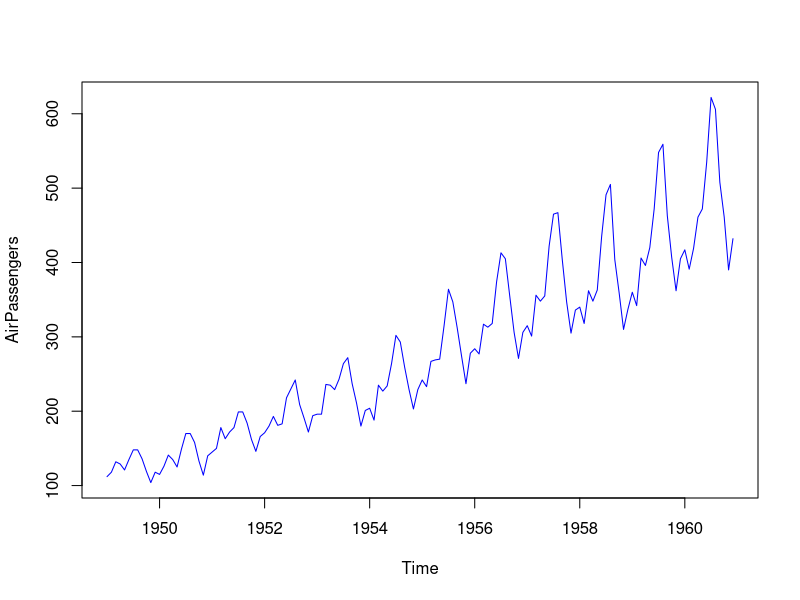
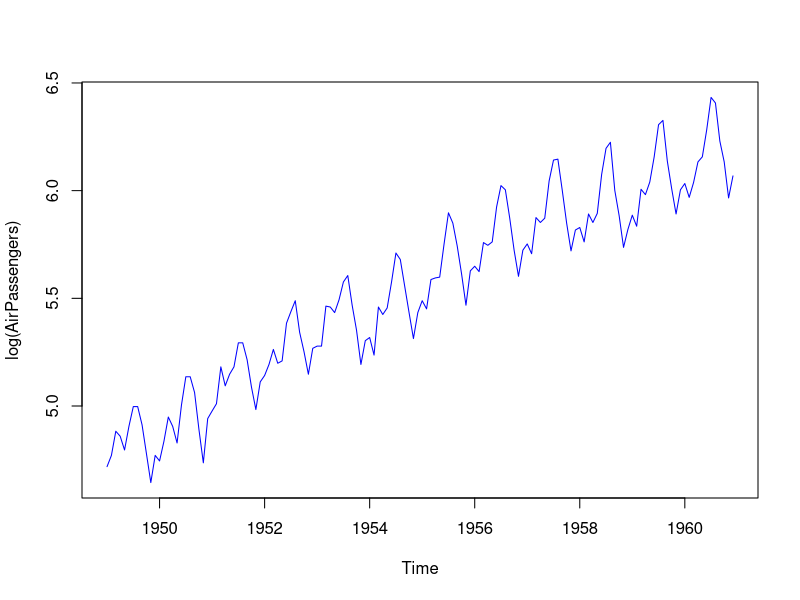
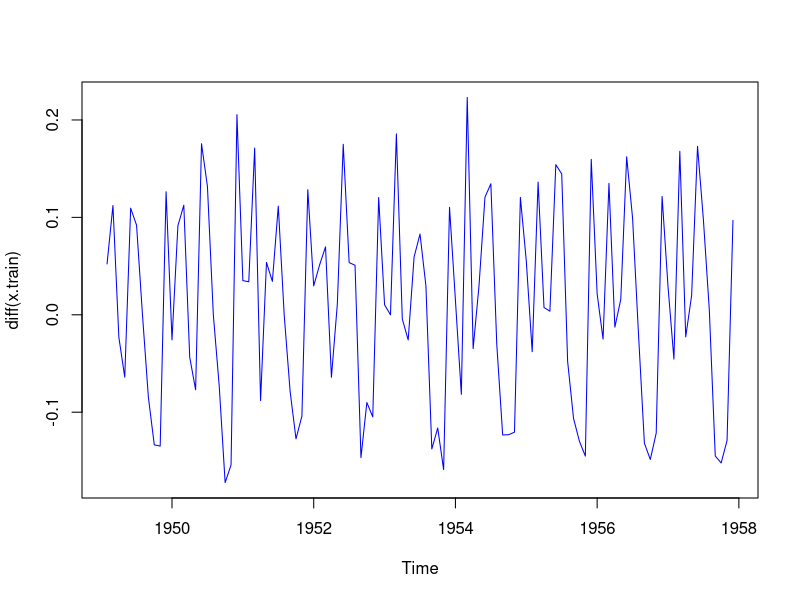
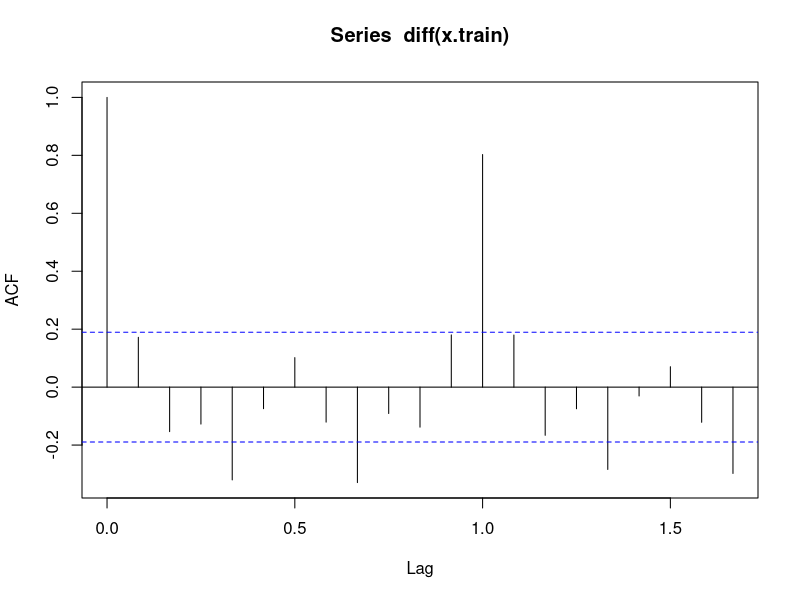
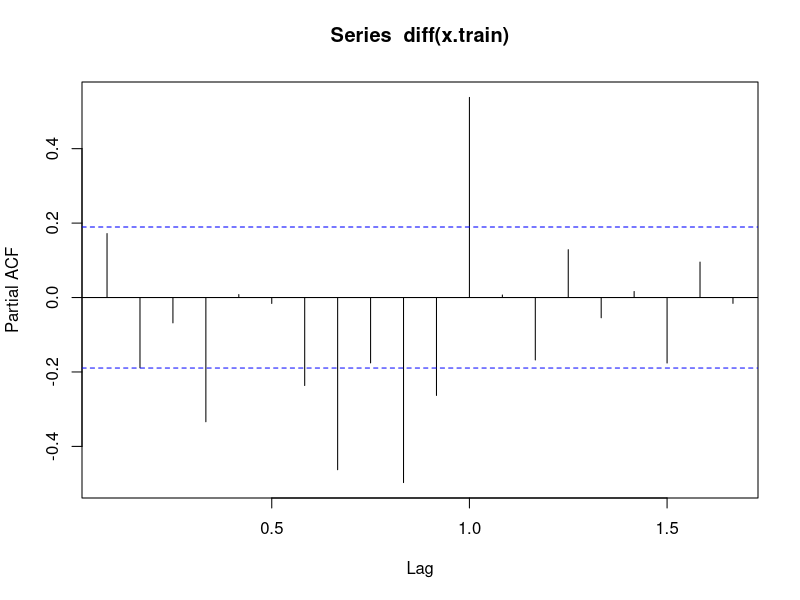
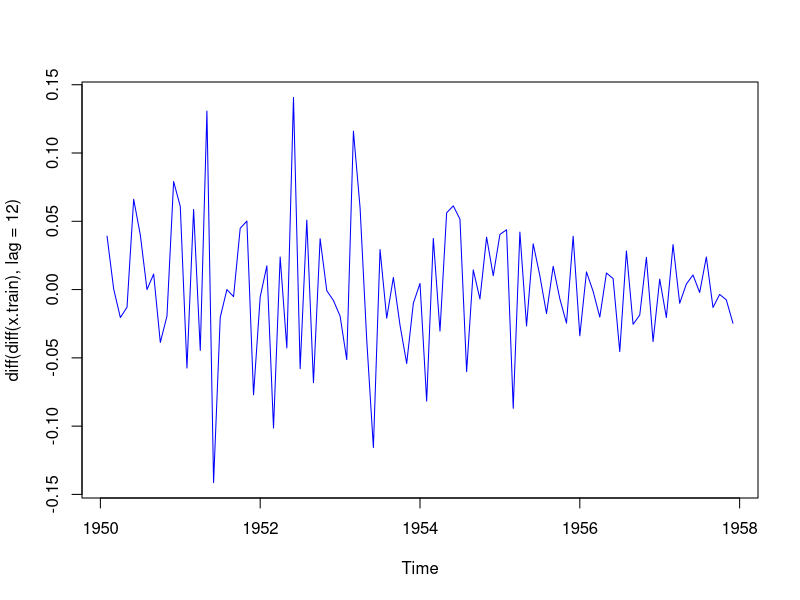
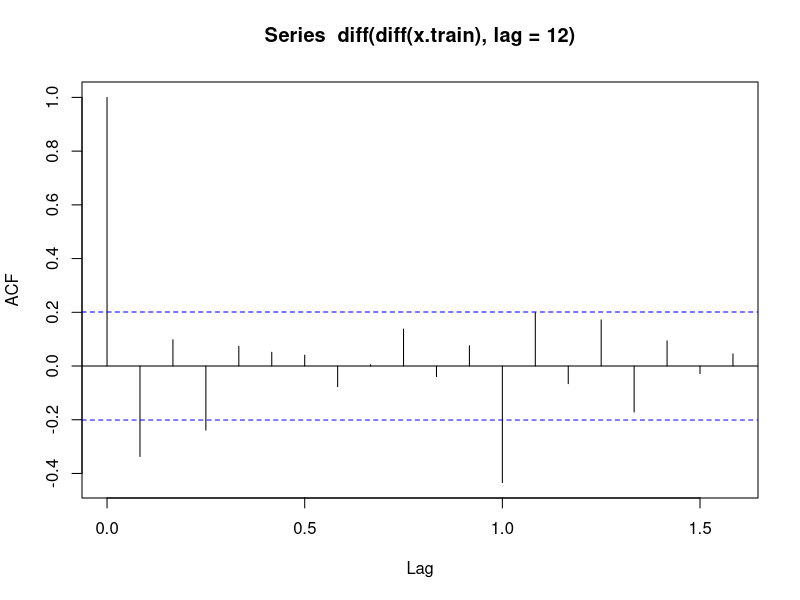
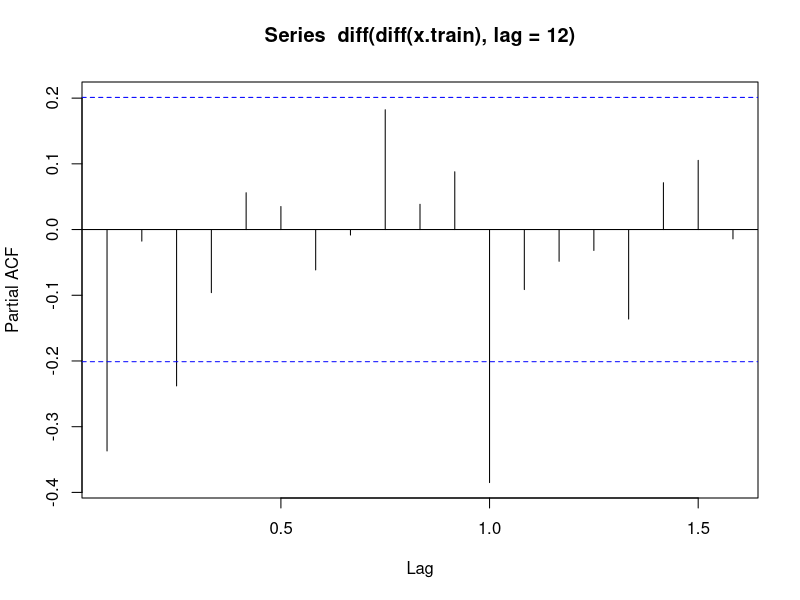

Write the R code that produced these figures, in order.
### SARIMAモデルによる datasets::AirPassengers の予測
require(tseries)
require(forecast)

## AirPassengersデータの読み込み
data(AirPassengers)
tsp(AirPassengers) # データの時間に関する情報を表示 (月ごとのデータ)
plot(AirPassengers,col="blue") # データの表示
plot(log(AirPassengers),col="blue") # 対数変換データの表示
## 対数変換により分散変動が安定化していることがわかる

## 以下では対数変換したデータを扱う
x.train <- window(log(AirPassengers),end=c(1957,12))  # 訓練データ
x.test  <- window(log(AirPassengers),start=c(1958,1)) # 試験データ

## まずトレンド(明らかな上昇傾向)について考察
## 階差を取ることにより定常化できるか検討
plot(diff(x.train),col="blue") 
acf(diff(x.train))  # 自己相関
pacf(diff(x.train)) # 偏自己相関
## lag=1(1年)に強い(偏)自己相関(季節成分)がある

## 季節成分について考察
## 12ヶ月で階差を取って同様に検討
plot(diff(diff(x.train),lag=12),col="blue")
acf(diff(diff(x.train),lag=12))  # 自己相関
pacf(diff(diff(x.train),lag=12)) # 偏自己相関
## lag=1/12,3/12,1 (1ヶ月，3ヶ月，1年)に偏自己相関が残っている

## SARIMAモデルの作成
## diff(diff(x.train),lag=12) =
##   MA(12(ただし係数は{1,3,12}が重要)), ARMA(1,12{1,3,12})
## あたりを考える必要がありそう
## 季節成分によるARMA項の指定はseasonalオプションを用いる
## 例えば seasonal=list(order=c(0,1,2),period=12) で
## 差分(1階)= e(t) + b(12)*e(t-12) + b(24)*e(t-24) のMA(2)モデルを指定
## orderとseasonal/orderでそれぞれ1ヶ月階差と12ヶ月階差を取ることに注意
## seasonalのperiodは既定値では時系列のfrequencyを用いるので通常は指定不要

## いくつかのモデルで推定を試みる
(est<-arima(x.train,order=c(0,1,1),seasonal=list(order=c(0,1,0))))
tsdiag(est) # 時系列モデルの診断図
(est<-arima(x.train,order=c(0,1,2),seasonal=list(order=c(0,1,0))))
tsdiag(est) # 時系列モデルの診断図
(est<-arima(x.train,order=c(0,1,3),seasonal=list(order=c(0,1,0))))
tsdiag(est) # 時系列モデルの診断図
(est<-arima(x.train,order=c(0,1,1),seasonal=list(order=c(0,1,1))))
tsdiag(est) # 時系列モデルの診断図
(est<-arima(x.train,order=c(0,1,2),seasonal=list(order=c(0,1,1))))
tsdiag(est) # 時系列モデルの診断図
(est<-arima(x.train,order=c(0,1,3),seasonal=list(order=c(0,1,1))))
tsdiag(est) # 時系列モデルの診断図
(est<-arima(x.train,order=c(1,1,0),seasonal=list(order=c(0,1,1))))
tsdiag(est) # 時系列モデルの診断図
(est<-arima(x.train,order=c(1,1,1),seasonal=list(order=c(0,1,1))))
tsdiag(est) # 時系列モデルの診断図

## 自動的にモデル選択を行う
sarimafit <- auto.arima(x.train,d=1,D=1)
tsdiag(sarimafit) # 時系列モデルの診断図
## 全データ(mydata)を用いた場合のAIC最小のモデルは以下となる
## arima(mydata,order=c(0,1,1),seasonal=list(order=c(0,1,1)))
## auto.arima(mydata) # 階差も自動的に選ぶことはできる

## 予測値と標準偏差の計算
sarimaprd <- predict(sarimafit,n.ahead=length(x.test))
pr <- sarimaprd$pred # 予測値
se <- sarimaprd$se   # 予測誤差の標準偏差

## 対数データにおける予測+/-標準偏差の表示
seqplot.ts(x.train,x.test,colx="blue",coly="darkgreen",
           ylab="passengers/month (log)")
lines(pr,col="red")
lines(pr+se,col="orange");lines(pr-se,col="orange")

## もとのデータの空間に戻してみる
seqplot.ts(exp(x.train),exp(x.test),colx="blue",coly="darkgreen",
           ylab="passengers/month")
lines(exp(pr),col="red")
lines(exp(pr+se),col="orange");lines(exp(pr-se),col="orange")

### tseriesパッケージの検定法の使用例
### 上記の例ではacf/pacfを用いて検討しているが，検定を用いて検討することもできる
## kpss.test(x.train) # 定常か？ 棄却される(当然定常でない)
## pp.test(x.train) # ランダムウォーク的な非定常性か？ 棄却される
## kpss.test(x.train,null="Trend") # トレンドを除けば定常か? 棄却されない
## 非定常性の大きな要素はトレンドらしいことが予想される
## 一回階差を取ることによりトレンドは除去されているように見える
## kpss.test(diff(x.train)) # 定常か? 棄却されない
## jarque.bera.test(diff(diff(x.train),lag=12)) # 正規か？ 棄却されない
## 1ヶ月と12ヶ月で階差を取った時系列は
## 1ヶ月と3ヶ月と12ヶ月に相関のある正規分布の系列と考えることができる
